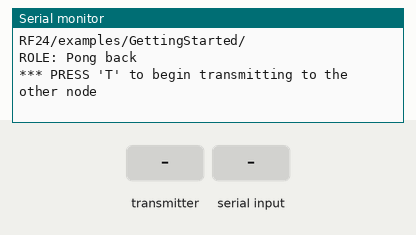
Recording of a sketch running on a simulated Arduino Uno, built with avr-gcc and run on an emulated ATmega328P. Parts: the last lines printed to the serial monitor. The inputs (shaded band) are chosen by the test bench. No radio packets arrive unless stated.

Above: at 1.2 s.
1.3 s: the transmitter starts sending maze_data = 0
At 1.41 s:
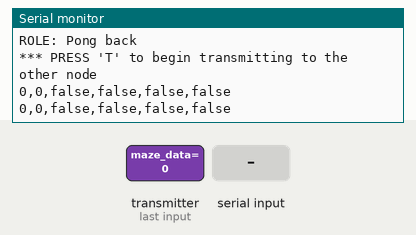
3.2 s: "T" received over Serial
At 4.4 s:
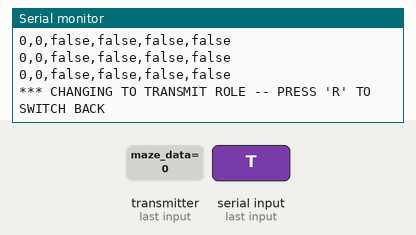
4.7 s: "R" received over Serial
At 4.91 s:
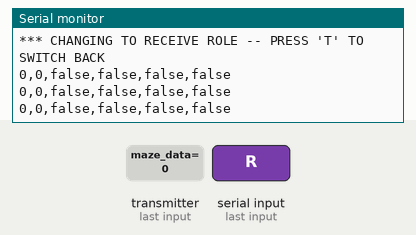

The sketch:

Receiver.ino
```cpp
// (licence header left out)
/**
 * Example for Getting Started with nRF24L01+ radios.
 *
 * This is an example of how to use the RF24 class.  Write this sketch to two
 * different nodes.  Put one of the nodes into 'transmit' mode by connecting
 * with the serial monitor and sending a 'T'.  The ping node sends the current
 * time to the pong node, which responds by sending the value back.  The ping
 * node can then see how long the whole cycle took.
 */

#include <SPI.h>
#include "nRF24L01.h"
#include "RF24.h"
#include "printf.h"

//
// Hardware configuration
//

// Set up nRF24L01 radio on SPI bus plus pins 9 & 10

RF24 radio(9,10);

//
// Topology
//

// Radio pipe addresses for the 2 nodes to communicate.
const uint64_t pipes[2] = { 0x000000001aLL, 0x000000001bLL };

//
// Role management
//
// Set up role.  This sketch uses the same software for all the nodes
// in this system.  Doing so greatly simplifies testing.
//

// The various roles supported by this sketch
typedef enum { role_ping_out = 1, role_pong_back } role_e;

// The debug-friendly names of those roles
const char* role_friendly_name[] = { "invalid", "Ping out", "Pong back"};

// The role of the current running sketch
role_e role = role_pong_back;

void setup(void)
{
  //
  // Print preamble
  //

  Serial.begin(57600);
  printf_begin();
  printf("\n\rRF24/examples/GettingStarted/\n\r");
  printf("ROLE: %s\n\r",role_friendly_name[role]);
  printf("*** PRESS 'T' to begin transmitting to the other node\n\r");

  //
  // Setup and configure rf radio
  //

  radio.begin();

  // optionally, increase the delay between retries & # of retries
  radio.setRetries(15,15);
  radio.setAutoAck(true);
  // set the channel
  radio.setChannel(0x50);
  // set the power
  // RF24_PA_MIN=-18dBm, RF24_PA_LOW=-12dBm, RF24_PA_MED=-6dBM, and RF24_PA_HIGH=0dBm.
  radio.setPALevel(RF24_PA_MIN);
  //RF24_250KBPS for 250kbs, RF24_1MBPS for 1Mbps, or RF24_2MBPS for 2Mbps
  radio.setDataRate(RF24_250KBPS);

  // optionally, reduce the payload size.  seems to
  // improve reliability
  //radio.setPayloadSize(8);

  //
  // Open pipes to other nodes for communication
  //

  // This simple sketch opens two pipes for these two nodes to communicate
  // back and forth.
  // Open 'our' pipe for writing
  // Open the 'other' pipe for reading, in position #1 (we can have up to 5 pipes open for reading)

  if ( role == role_ping_out )
  {
    radio.openWritingPipe(pipes[0]);
    radio.openReadingPipe(1,pipes[1]);
  }
  else
  {
    radio.openWritingPipe(pipes[1]);
    radio.openReadingPipe(1,pipes[0]);
  }

  //
  // Start listening
  //

  radio.startListening();

  //
  // Dump the configuration of the rf unit for debugging
  //

  radio.printDetails();
}

void loop(void)
{
  //
  // Pong back role.  Receive each packet, dump it out, and send it back
  //

  if ( role == role_pong_back )
  {
    // if there is data ready
    if ( radio.available() )
    {
      // Dump the payloads until we've gotten everything
      unsigned short maze_data;
      bool done = false;
      while (!done)
      {
        // Fetch the payload, and see if this was the last one.
        done = radio.read( maze_data, sizeof(maze_data) );

        String x_coord = String(maze_data >> 8);
        String y_coord = String(maze_data >> 5);
        String pos_data;
        String north = "false,";
        String east = "false,";
        String south = "false,";
        String west = "false";
        int wallLoc = (int) (maze_data & 0x000F);
        if(wallLoc & 0b0001) {
          north = "north=true,";
        } else if(wallLoc & 0b0010) {
          east = "east=true,";
        } else if(wallLoc & 0b0100) {
          south = "south=true,";
        } else if(wallLoc & 0b1000) {
          west = "west=true";
        }
        pos_data = north + east + south + west;
        String GUI_msg = x_coord + "," + y_coord + "," + pos_data;
        Serial.println(GUI_msg);

        // Spew it
        //for(int i = 0; i < 3; i++) {
        //  for(int j = 0; j < 3; j++) {
        //    printf(GUI_msg);
        //  }
        //  Serial.println("");
        //}
        //printf("Got payload %lu...",got_time);

        // Delay just a little bit to let the other unit
        // make the transition to receiver
        delay(100);

      }

      // First, stop listening so we can talk
      //radio.stopListening();

      // Send the final one back.
      //radio.write( &got_time, sizeof(unsigned long) );
      //printf("Sent response.\n\r");

      // Now, resume listening so we catch the next packets.
      radio.startListening();
    }
  }

  //
  // Change roles
  //

  if ( Serial.available() )
  {
    char c = toupper(Serial.read());
    if ( c == 'T' && role == role_pong_back )
    {
      printf("*** CHANGING TO TRANSMIT ROLE -- PRESS 'R' TO SWITCH BACK\n\r");

      // Become the primary transmitter (ping out)
      role = role_ping_out;
      radio.openWritingPipe(pipes[0]);
      radio.openReadingPipe(1,pipes[1]);
    }
    else if ( c == 'R' && role == role_ping_out )
    {
      printf("*** CHANGING TO RECEIVE ROLE -- PRESS 'T' TO SWITCH BACK\n\r");

      // Become the primary receiver (pong back)
      role = role_pong_back;
      radio.openWritingPipe(pipes[1]);
      radio.openReadingPipe(1,pipes[0]);
    }
  }
}
// vim:cin:ai:sts=2 sw=2 ft=cpp
```

printf.h
```cpp
// (licence header left out)
/**
 * @file printf.h
 *
 * Setup necessary to direct stdout to the Arduino Serial library, which
 * enables 'printf'
 */

#ifndef __PRINTF_H__
#define __PRINTF_H__

#ifdef ARDUINO

int serial_putc( char c, FILE * )
{
  Serial.write( c );

  return c;
}

void printf_begin(void)
{
  fdevopen( &serial_putc, 0 );
}

#else
#error This example is only for use on Arduino.
#endif // ARDUINO

#endif // __PRINTF_H__
```

Measured:
- after the input at 1.3 s, the serial monitor: prints a new line at once (image 1)
- after the input at 3.2 s, the serial monitor: prints a new line at once (image 2)
- after the input at 4.7 s, the serial monitor: prints a new line at once (image 3)
